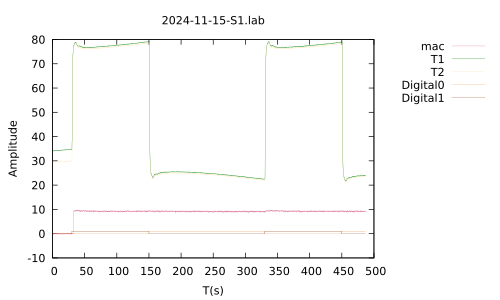

gnuplot code for this plot:
set terminal pdf
set encoding utf8
set output "2024-11-15-S1.pdf"
set encoding utf8
#set xrange [0.0:600.0]
#set yrange [0.0:20.0]
set key outside
set style line 1 linecolor rgb '#DB7093' linewidth 0.1
set style line 2 linecolor rgb '#008000' linewidth 0.1
set style line 3 linecolor rgb '#FFE4B5' linewidth 0.1
set style line 4 linecolor rgb '#F4A460' linewidth 0.1
set style line 5 linecolor rgb '#A0522D' linewidth 0.1
set title "2024-11-15-S1.lab"
set xlabel "T(s)"
set ylabel "Amplitude"
plot "2024-11-15-S1.lab" every ::1 using 1:2 w l linestyle 1 title "mac", "2024-11-15-S1.lab" using 1:3 w l linestyle 2 title "T1", "2024-11-15-S1.lab" using 1:4 w l linestyle 3 title "T2", "2024-11-15-S1.lab" using 1:5 w l linestyle 4 title "Digital0", "2024-11-15-S1.lab" using 1:6 w l linestyle 5 title "Digital1"
